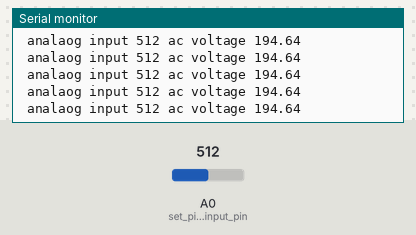
The sketch below on a simulated Arduino Uno, built with avr-gcc and run on an emulated ATmega328P. Parts: the last lines printed to the serial monitor. Inputs (shaded band) come from the test bench; at power-on: A0 (set_pin_a0_as_input_pin) = 512.

Above: at 1.2 s.
1.3 s: A0 (set_pin_a0_as_input_pin) set to 29
At 2.0 s:
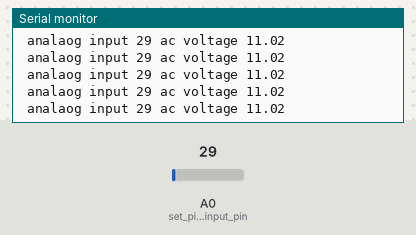
2.8 s: A0 (set_pin_a0_as_input_pin) set to 24
At 3.5 s:
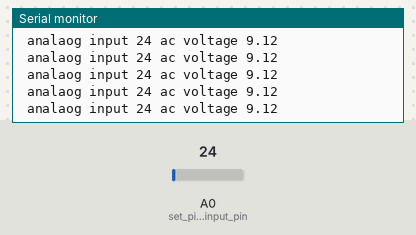
8.8 s: A0 (set_pin_a0_as_input_pin) set to 247
At 9.6 s:
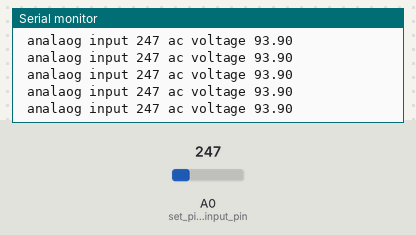
11.8 s: A0 (set_pin_a0_as_input_pin) set to 275
At 12.4 s:
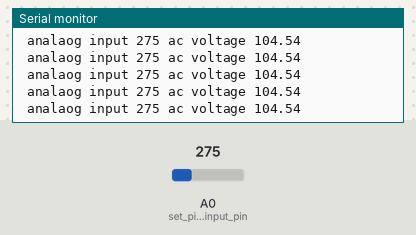
16.3 s: A0 (set_pin_a0_as_input_pin) set to 987
At 16.9 s:
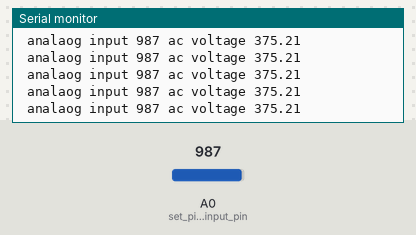
19.3 s: A0 (set_pin_a0_as_input_pin) set to 1013
At 19.5 s:
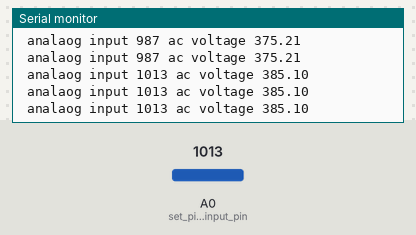
Timing chart, 0 to 21.8 s (numbered marks = the images above; inputs shaded):
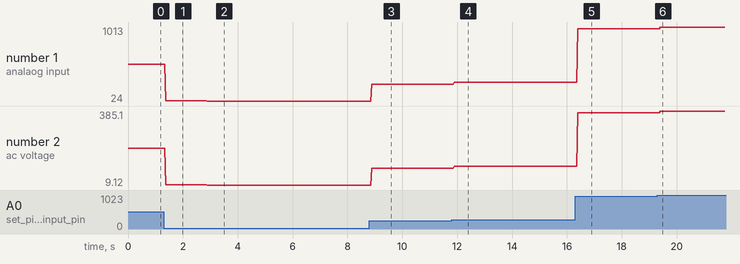

The sketch:

ac_volt_00.ino
```cpp
int x;// initialise variable x
float y;//initialise variable y
void setup()
{
pinMode(A0,INPUT); // set pin a0 as input pin
Serial.begin(9600);// begin serial communication between arduino and pc
}
void loop()
{
x=analogRead(A0);// read analog values from pin A0 across capacitor
y=(x*.380156);// converts analog value(x) into input ac supply value using this formula ( explained in woeking section)
Serial.print(" analaog input " ) ; // specify name to the corresponding value to be printed
Serial.print(x) ; // print input analog value on serial monitor
Serial.print(" ac voltage ") ; // specify name to the corresponding value to be printed
Serial.print(y) ; // prints the ac value on Serial monitor
Serial.println();
}
```

Measured:
- after the input at 1.3 s, the serial monitor: prints a new line after 0.08 s (image 1)
- after the input at 2.8 s, the serial monitor: prints a new line after 0.08 s (image 2)
- after the input at 8.8 s, the serial monitor: prints a new line after 0.09 s (image 3)
- after the input at 11.8 s, the serial monitor: prints a new line after 0.09 s (image 4)
- after the input at 16.3 s, the serial monitor: prints a new line after 0.09 s (image 5)
- after the input at 19.3 s, the serial monitor: prints a new line after 0.10 s (image 6)
- plotted number 1: 512 → 29 after the input at 1.3 s, 29 → 24 after the input at 2.8 s, 24 → 247 after the input at 8.8 s, 247 → 275 after the input at 11.8 s, 275 → 987 after the input at 16.3 s
- plotted number 2: 194.64 → 11.02 after the input at 1.3 s, 11.02 → 9.12 after the input at 2.8 s, 9.12 → 93.9 after the input at 8.8 s, 93.9 → 104.54 after the input at 11.8 s, 104.54 → 375.21 after the input at 16.3 s
